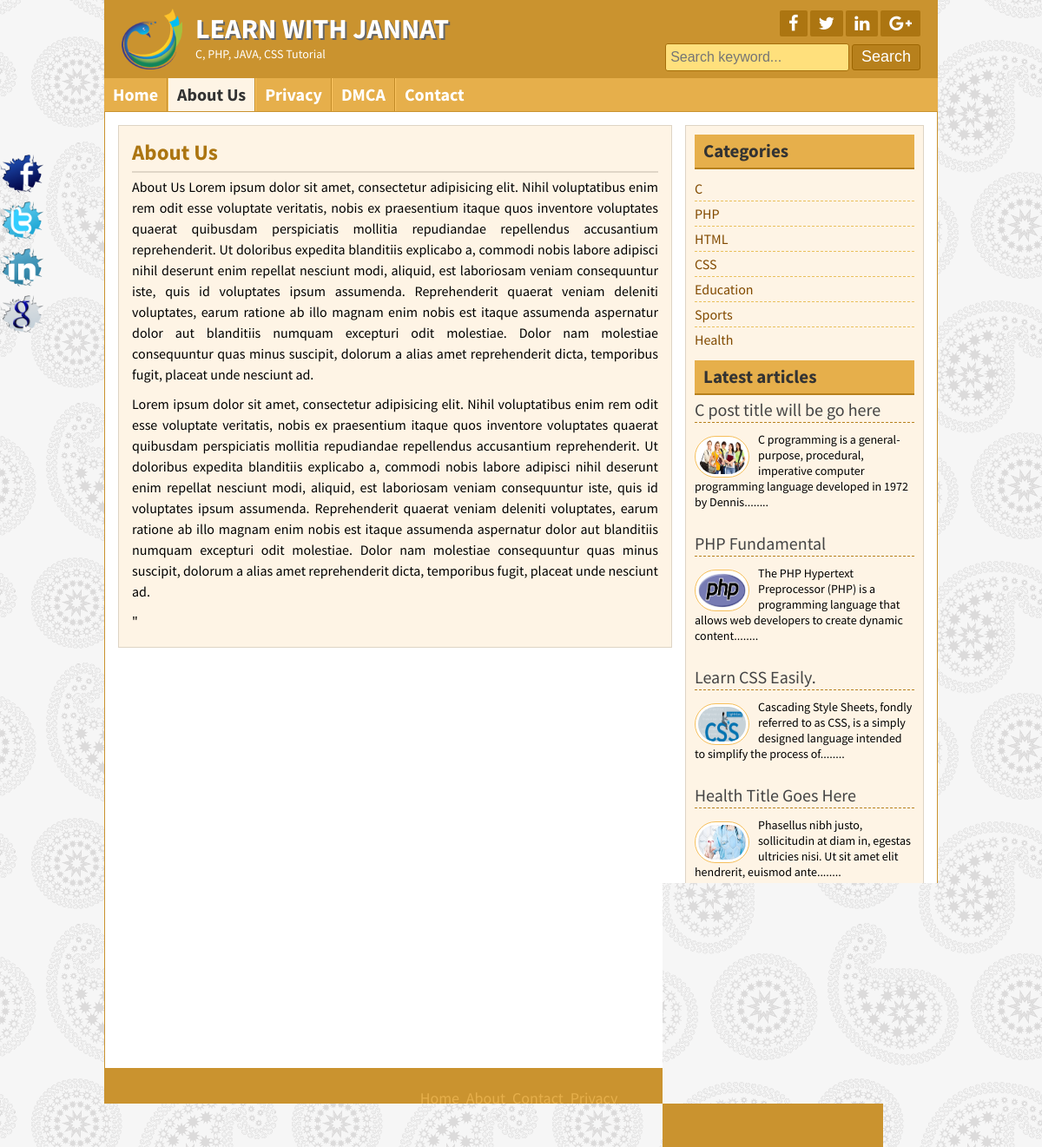
Page /project/page.php?pageid=1 on the committed database.
### tables this page shows
CREATE TABLE `title_slogan` (
  `id` int(11) NOT NULL,
  `title` varchar(255) NOT NULL,
  `slogan` varchar(255) NOT NULL,
  `logo` varchar(255) NOT NULL
);

CREATE TABLE `tbl_social` (
  `id` int(11) NOT NULL,
  `fb` varchar(255) NOT NULL,
  `tw` varchar(255) NOT NULL,
  `ln` varchar(255) NOT NULL,
  `gp` varchar(255) NOT NULL
);

CREATE TABLE `tbl_page` (
  `id` int(11) NOT NULL,
  `name` varchar(255) NOT NULL,
  `body` text NOT NULL
);

CREATE TABLE `tbl_category` (
  `id` int(11) NOT NULL,
  `name` varchar(50) NOT NULL
);

CREATE TABLE `tbl_post` (
  `id` int(11) NOT NULL,
  `cat` int(11) NOT NULL,
  `tittle` varchar(255) NOT NULL,
  `body` text NOT NULL,
  `image` varchar(255) NOT NULL,
  `author` varchar(50) NOT NULL,
  `tags` varchar(255) NOT NULL,
  `date` timestamp NOT NULL DEFAULT current_timestamp(),
  `userid` int(11) NOT NULL
);

CREATE TABLE `tbl_footer` (
  `id` int(11) NOT NULL,
  `note` varchar(255) NOT NULL
);

### project/lib/Database.php (called while the page is built, shortened)
<?php
class Database
{
    public $host   = DB_HOST;
    public $user   = DB_USER;
    public $pass   = DB_PASS;
    public $dbname = DB_NAME;
    public $link;
    private function connectDB()
    {
        $this->link = new mysqli($this->host, $this->user, $this->pass, $this->dbname);
    }
    public function select($query)
    {
        $result = $this->link->query($query) or die($this->link->error.__LINE__);
        if ($result->num_rows > 0) {
            return $result;
        } else {
            return false;
        }
    }
}

### project/helpers/Format.php (called while the page is built, shortened)
<?php
class Format
{
    public function textShorten($text, $limit = 400)
    {
        $text = $text. " ";
        $text = substr($text, 0, $limit);
        $text = substr($text, 0, strrpos($text, ' '));
        $text = $text."........";
        return $text;
    }
}

### project/page.php (the view)
<?php include 'inc/header.php' ?>
<?php
$pagesid = mysqli_real_escape_string($db->link, $_GET['pageid']);
if (!isset($pagesid) || $pagesid == null) {
    header("Location:404.php");
} else {
    $pageid = $pagesid;
}
 ?>
<?php
                    $pagequery = "SELECT * FROM tbl_page WHERE id = '$pageid'";
                    $pagedetails = $db->select($pagequery);
                    if ($pagedetails) {
                        while ($result = $pagedetails->fetch_assoc()) {
                            ?>
    <div class="contentsection contemplete clear">
        <div class="maincontent clear">
            <div class="about">
                <h2><?php echo $result['name']; ?></h2>
                <?php echo $result['body']; ?>
    </div>
        </div>
        <?php
                        }
                    } else {
                        header("Location:404.php");
                    }
                        ?>
        <?php include 'inc/sidebar.php'; ?>
    <?php include 'inc/footer.php'; ?>

### project/inc/header.php (shortened to what this page needs)
<?php include 'lib/Database.php';?>
<?php include 'helpers/Format.php';?>
<?php
$db = new Database();
$fm = new Format();
?>
<!DOCTYPE html>
<html>
<head>
	<?php include 'scripts/css.php'; ?>
</head>
<body>
	<div class="headersection templete clear">
		<a href="index.php">
			<div class="logo">
				<?php
$query      = "SELECT * FROM title_slogan WHERE id ='1'";
$blog_title = $db->select($query);
if ($blog_title) {
    while ($result = $blog_title->fetch_assoc()) {
        ?>
				<img src="admin/<?php echo $result['logo']; ?>" alt="Logo"/>
				<h2><?php echo $result['title']; ?></h2>
				<p><?php echo $result['slogan']; ?></p>
				<?php
    }
}?>
			</div>
		</a>
		<div class="social clear">
			<div class="icon clear">
				<?php
$query        = "SELECT * FROM tbl_social WHERE id ='1'";
$social_media = $db->select($query);
if ($social_media) {
    while ($result = $social_media->fetch_assoc()) {
        ?>
				<a href="<?php echo $result['fb']; ?>" target="_blank"><i class="fa fa-facebook"></i></a>
				<a href="<?php echo $result['tw']; ?>" target="_blank"><i class="fa fa-twitter"></i></a>
				<a href="<?php echo $result['ln']; ?>" target="_blank"><i class="fa fa-linkedin"></i></a>
				<a href="<?php echo $result['gp']; ?>" target="_blank"><i class="fa fa-google-plus"></i></a>
				<?php
    }
}?>
			</div>
			<div class="searchbtn clear">
			<form action="search.php" method="get">
				<input type="text" name="search" placeholder="Search keyword..."/>
				<input type="submit" name="submit" value="Search"/>
			</form>
			</div>
		</div>
	</div>
<div class="navsection templete">
	<?php
$path = $_SERVER['SCRIPT_FILENAME'];
$currentpage = basename($path, '.php');
     ?>
	<ul>
		<li><a
<?php if ($currentpage == 'index') {
         echo 'id=active';
     } ?>
			href="index.php">Home</a></li>
		 <?php
$query = "SELECT * FROM tbl_page";
$pages = $db->select($query);
if ($pages) {
    while ($result = $pages->fetch_assoc()) {
        ?>
                    <li><a
<?php if (isset($_GET['pageid']) && $_GET['pageid'] == $result['id']) {
            echo 'id="active"';
        } ?>
                    	href="page.php?pageid=<?php echo $result['id']; ?>"><?php echo $result['name']; ?></a> </li>
                            <?php
    }
}?>
		<li><a
<?php if ($currentpage == 'contact') {
    echo 'id=active';
} ?>
			href="contact.php">Contact</a></li>
	</ul>
</div>

### project/inc/sidebar.php
<div class="sidebar clear">
			<div class="samesidebar clear">
				<h2>Categories</h2>
					<ul>
					<?php
                $query = "SELECT * FROM tbl_category";
                $category = $db->select($query);
                if ($category) {
                    while ($result = $category->fetch_assoc()) {
                        ?>
						<li><a href="posts.php?category=<?php echo $result['id']; ?>"><?php echo $result['name'] ?></a></li>
					<?php
                    }
                } else {
                    ?>
				<li>No Category Created.</li>
			<?php
                } ?>
					</ul>
			</div>
			<div class="samesidebar clear">
				<h2>Latest articles</h2>
				<?php
            $query = "SELECT * FROM tbl_post LIMIT 5";
            $post = $db->select($query);
            if ($post) {
                while ($result = $post->fetch_assoc()) {
                    ?>
					<div class="popular clear">
						<h3><a href="post.php?id=<?php echo $result['id']; ?>"><?php echo $result['tittle']; ?></a></h3>
						<a href="post.php?id=<?php echo $result['id']; ?>"><img src="admin/<?php echo $result['image']; ?>" alt="post image"/></a>
						 <?php echo $fm->textShorten($result['body'], 120); ?>
					</div>
					<?php
                }
            } else {
                header("Location:404.php");
            } ?>
			</div>
		</div>

### project/inc/footer.php (shortened to what this page needs)
</div>
	<div class="footersection templete clear">
	  <div class="footermenu clear">
		<ul>
			<li><a href="#">Home</a></li>
			<li><a href="#">About</a></li>
			<li><a href="#">Contact</a></li>
			<li><a href="#">Privacy</a></li>
		</ul>
	  </div>
	  <?php
                    $query = "SELECT * FROM tbl_footer WHERE id ='1'";
                    $footernote = $db->select($query);
                    if ($footernote) {
                        while ($result = $footernote->fetch_assoc()) {
                            ?>
	  <p>&copy; <?php echo $result['note'] ?> 2017- <?php echo date('Y'); ?></p>
	  <?php
                        }
                    } ?>
	</div>
	<div class="fixedicon clear">
		<?php
                    $query = "SELECT * FROM tbl_social WHERE id ='1'";
                    $social_media = $db->select($query);
                    if ($social_media) {
                        while ($result = $social_media->fetch_assoc()) {
                            ?>
		<a href="<?php echo $result['fb']; ?>" target="_blank"><img src="images/fb.png" alt="Facebook"/></a>
		<a href="<?php echo $result['tw']; ?>" target="_blank"><img src="images/tw.png" alt="Twitter"/></a>
		<a href="<?php echo $result['ln']; ?>" target="_blank"><img src="images/in.png" alt="LinkedIn"/></a>
		<a href="<?php echo $result['gp']; ?>" target="_blank"><img src="images/gl.png" alt="GooglePlus"/></a>
		<?php
                        }
                    } ?>
	</div>
</body>
</html>

### project/style.css (style rules this page uses)
* { margin:0;padding:0;outline:0 }
body { font-family: 'Source Sans Pro', sans-serif;font-size:14px;line-height:18px;color:#000;background:url(images/bg.png)repeat fixed 0 0 #fff; }
.templete { width:960px;margin:0 auto; }
.contemplete { margin: 0 auto; width: 928px; }
.clear { overflow:hidden; }
input[type="text"], input[type="email"] { border: 1px solid #cfc5b6; border-radius: 3px; margin-bottom: 5px; padding: 5px; width: 300px; }
input[type="submit"] { background: #b7801c none repeat scroll 0 0; border: 1px solid #e6af4b; color: #fff; cursor: pointer; font-size: 20px; padding: 1px 10px; }
.headersection { background: #ca932f none repeat scroll 0 0; color: #fff; }
.logo { float: left; width: 580px; }
.logo img { float: left; margin-right: 15px; padding-bottom: 10px; padding-left: 20px; padding-top: 10px; width: 70px; }
.logo h2 { color: #fff; font-size: 32px; margin-bottom: 11px; margin-top: 24px; text-shadow: 2px 2px 0 #666; }
.logo p { color:#fff; }
.social { float: right; margin-right: 20px; margin-top: 12px; text-align: right; width: 360px; }
.icon { float: right; }
.icon a { background: #a56e0a none repeat scroll 0 0; border-radius: 2px; color: #fff; display: block; float: left; font-size: 20px; margin-left: 3px; padding: 5px 10px; }
.searchbtn { float: right; margin-top: 8px; }
.searchbtn input[type="text"] { border: 1px solid #A56E0A; width: 200px; background: #FFE07C; font-size: 16px; height: 20px; }
.searchbtn input[type="submit"] { border: 1px solid #9d6602; border-radius: 3px; font-size: 18px; height: 30px; padding-left: 10px; padding-right: 10px; padding-top: 0; cursor: pointer; }
.navsection { background: none repeat scroll 0 0 #e6af4b; min-height: 38px; }
.navsection ul { margin:0;padding:0;list-style:none; }
.navsection ul li { border-left: 1px solid #fdc662; border-right: 1px solid #c18a26; display: block; float: left; position:relative; }
.navsection ul li:first-child { border-left: 0px solid #fdc662; }
.navsection ul li:last-child { border-right: 0px solid #c18a26; }
.navsection ul li a { color: #fff; display: block; font-size: 20px; font-weight: bold; padding: 10px; text-decoration: none; }
.navsection ul li a:hover, #active { background:#FEF4E5;color:#333; }
.contentsection { background: #ffffff none repeat scroll 0 0; border: 1px solid #ca932f; padding: 15px; }
.maincontent { background: #fef4e5 none repeat scroll 0 0; border: 1px solid #ded4c5; float: left; margin: 0 15px 15px 0; padding: 8px 15px; width: 606px; }
.about { font-size: 16px; line-height: 24px; text-align: justify; }
.about p { font-size: 16px; line-height: 24px; margin-bottom: 10px; text-align: justify; }
.samepost h2, .about h2 { border-bottom: 2px solid #e0d6c7; color: #ac7511; font-size: 25px; margin-bottom: 4px; padding: 10px 10px 10px 0; }
.sidebar { background: #fef4e5 none repeat scroll 0 0; border: 1px solid #ded4c5; float: right; margin-bottom: 15px; margin-top: 0; padding: 10px; width: 253px; }
.samesidebar { margin-bottom: 10px; }
.samesidebar h2 { background: #e6af4b none repeat scroll 0 0; border-bottom: 2px solid #b7801c; color: #333; margin-bottom: 8px; padding: 10px; }
.samesidebar ul { padding:0;margin:0;list-style:none; }
.samesidebar ul li { border-bottom: 1px dashed #e9c05c; font-size: 16px; padding: 5px 8px 5px 0; }
.samesidebar ul li:last-child { border-bottom: 0px dashed #e9c05c; }
.samesidebar ul li a { color: #814a00; text-decoration: none; }
.samesidebar p { margin-bottom: 10px; }
.popular { margin-bottom: 20px; }
.popular h3 { border-bottom: 1px dashed #b7801c; font-size: 20px; font-weight: normal; margin-bottom: 10px; padding-bottom: 5px; }
.popular h3 a { text-decoration:none;color:#444 }
.popular img { background: #fff none repeat scroll 0 0; border: 1px solid #f6bf5b; border-radius: 30px; float: left; height: 40px; margin-right: 10px; margin-top: 5px; padding: 3px; width: 55px; }
.footersection { height:90px;background:#B7801C;text-align:center }
.footermenu { margin-top: 25px; margin-bottom: 5px; }
.footermenu ul { padding:0;margin:0;list-style:none;text-align:center; }
.footermenu ul li { display:inline-block; }
.footermenu ul li a { color: #E6AF4B; font-size: 18px; margin-right: 5px; }
.fixedicon { left: 0; position: fixed; top: 175px; width: 60px; }
.fixedicon img { width: 50px; }

### rows in the picture
title_slogan: logo (picture), title "LEARN WITH JANNAT", slogan "C, PHP, JAVA, CSS Tutorial"
tbl_page: name "About Us", body "About Us Lorem ipsum dolor sit amet, consectetur adipisicing elit. Nihil voluptatibus enim rem odit esse voluptate veritatis, nobis ex praesentium itaque quos inventore voluptates quaerat quibusdam perspiciatis mollitia repudiandae repellendus accusantium reprehenderit. Ut doloribus expedita blanditiis explicabo a, commodi nobis labore adipisci nihil deserunt enim repellat nesciunt modi, aliquid, est laboriosam veniam consequuntur iste, quis id voluptates ipsum assumenda. Reprehenderit quaerat veniam deleniti voluptates, earum ratione ab illo magnam enim nobis est itaque assumenda aspernatur dolor aut blanditiis numquam excepturi odit molestiae. Dolor nam molestiae consequuntur quas minus…"
tbl_page: name "Privacy"
tbl_page: name "DMCA"
tbl_category: name "C"
tbl_category: name "PHP"
tbl_category: name "HTML"
tbl_category: name "CSS"
tbl_category: name "Education"
tbl_category: name "Sports"
tbl_category: name "Health"
tbl_post: tittle "C post title will be go here", image (picture), body "C programming is a general-purpose, procedural, imperative computer programming language developed in 1972 by Dennis........"
tbl_post: tittle "PHP Fundamental", image (picture), body "The PHP Hypertext Preprocessor (PHP) is a programming language that allows web developers to create dynamic content........"
tbl_post: tittle "Learn CSS Easily.", image (picture), body "Cascading Style Sheets, fondly referred to as CSS, is a simply designed language intended to simplify the process of........"
tbl_post: tittle "Health Title Goes Here", image (picture), body "Phasellus nibh justo, sollicitudin at diam in, egestas ultricies nisi. Ut sit amet elit hendrerit, euismod ante........"
tbl_post: tittle "Sports title goes here.", image (picture), body "Lorem ipsum dolor sit amet, consectetur adipiscing elit. In hendrerit et tortor a tincidunt. Aliquam malesuada, diam........"
tbl_footer: note "LEARN WITH JANNAT"
